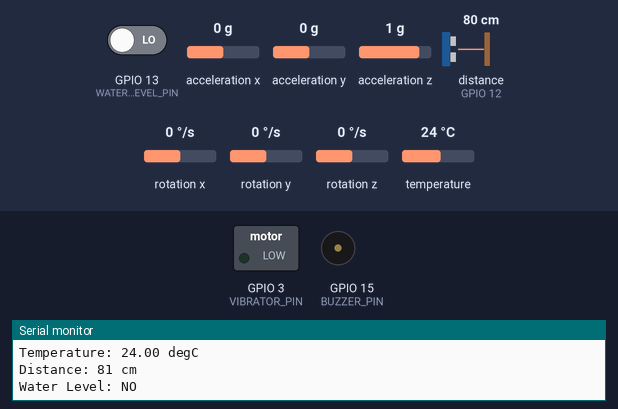
Bench run of a sketch on a simulated ESP8266 (NodeMCU). Shown: switched loads named in the sketch (green lamp = pin HIGH), buzzer (waves = sounding, pin HIGH), the last lines printed to the serial monitor. Dashed ring = blinking. Inputs (shaded band) come from the test bench; at power-on: GPIO 13 (WATER_LEVEL_PIN) LOW, distance to the obstacle (sensor on GPIO 12) 80 cm, acceleration x 0 g, acceleration y 0 g, acceleration z 1 g, rotation x 0 °/s, rotation y 0 °/s, rotation z 0 °/s, temperature 24 °C. The echo pulse lasts 58.3 µs per cm; WiFi joins after 1.5 s; servers stay silent unless stated.

Above: at 3.1 s.
3.2 s: GPIO 13 (WATER_LEVEL_PIN) driven HIGH
At 4.2 s:
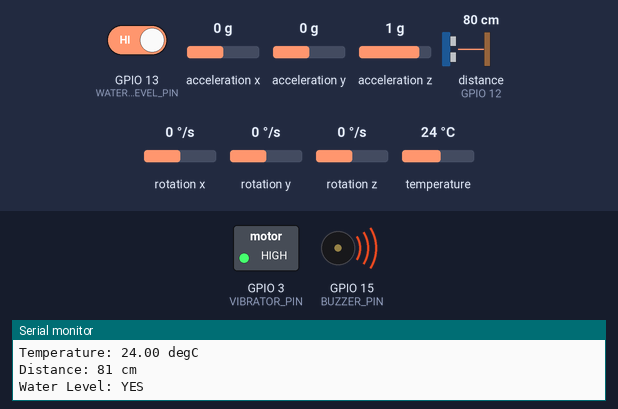
9.4 s: GPIO 13 (WATER_LEVEL_PIN) driven LOW
At 10.3 s:
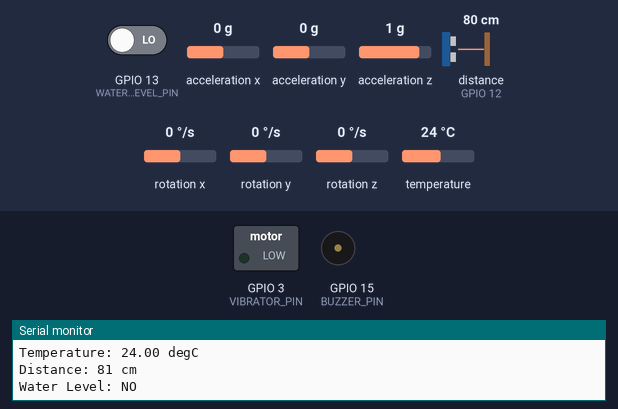
10.9 s: distance to the obstacle (sensor on GPIO 12) set to 31 cm
12.4 s: distance to the obstacle (sensor on GPIO 12) set to 26 cm
At 13.4 s:
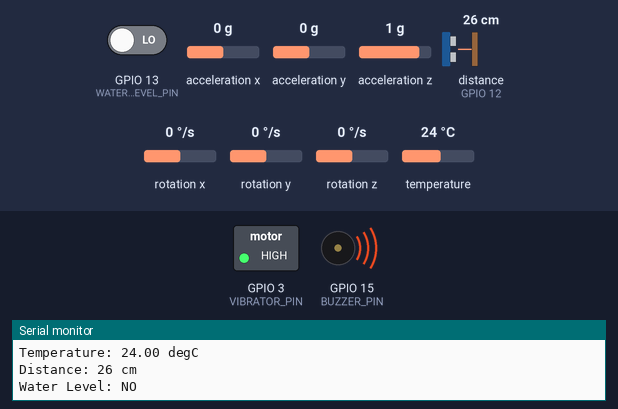
Timing chart, 0 to 15.1 s (numbered marks = the images above; inputs shaded):
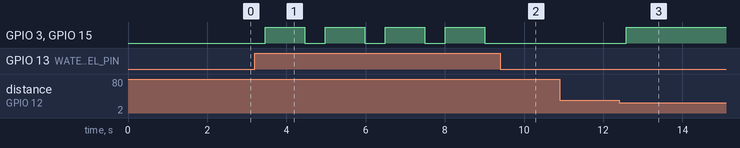

Measured:
- the behaviour switches between 30 and 29 cm on distance to the obstacle (sensor on GPIO 12) (found by bisection; images 2 and 3)
- after the input at 3.2 s, GPIO 3 (VIBRATOR_PIN), GPIO 15 (BUZZER_PIN): alternates HIGH for 1.0 s and LOW for 0.51 s, starting after 0.27 s
- after the input at 9.4 s, GPIO 3 (VIBRATOR_PIN), GPIO 15 (BUZZER_PIN): stays LOW (without the input it goes to HIGH after 0.12 s)
- after the input at 12.4 s, GPIO 3 (VIBRATOR_PIN), GPIO 15 (BUZZER_PIN): LOW → HIGH after 0.19 s

The sketch:

Blind_Stick.ino
```cpp
#define BLYNK_PRINT Serial

#define BLYNK_TEMPLATE_ID "TMPL3JS-G1uKh"
#define BLYNK_TEMPLATE_NAME "Blind Stick"
#define BLYNK_AUTH_TOKEN "emlM1trsbqvDjlaXUysHQSWetDOeFCQE"

#include <ESP8266WiFi.h>
#include <BlynkSimpleEsp8266.h>
#include <NewPing.h>
#include <Adafruit_MPU6050.h>
#include <Adafruit_Sensor.h>
#include <Wire.h>

char ssid[] = "vivoT2x";
char pass[] = "123456789";

#define TRIGGER_PIN 14
#define ECHO_PIN 12
#define MAX_DISTANCE 200

#define WATER_LEVEL_PIN 13
#define BUZZER_PIN 15
#define VIBRATOR_PIN 3

NewPing sonar(TRIGGER_PIN, ECHO_PIN, MAX_DISTANCE);
Adafruit_MPU6050 mpu;

void setup() {
  Serial.begin(115200);
  while (!Serial) delay(10);

  Blynk.begin(BLYNK_AUTH_TOKEN, ssid, pass);

  Serial.println("Ultrasonic Sensor Initialized!");

  Serial.println("Adafruit MPU6050 test!");

  if (!mpu.begin()) {
    Serial.println("Failed to find MPU6050 chip");
    while (1) {
      delay(10);
    }
  }
  Serial.println("MPU6050 Found!");

  mpu.setAccelerometerRange(MPU6050_RANGE_8_G);
  Serial.print("Accelerometer range set to: ");
  switch (mpu.getAccelerometerRange()) {
    case MPU6050_RANGE_2_G:
      Serial.println("+-2G");
      break;
    case MPU6050_RANGE_4_G:
      Serial.println("+-4G");
      break;
    case MPU6050_RANGE_8_G:
      Serial.println("+-8G");
      break;
    case MPU6050_RANGE_16_G:
      Serial.println("+-16G");
      break;
  }
  mpu.setGyroRange(MPU6050_RANGE_500_DEG);
  Serial.print("Gyro range set to: ");
  switch (mpu.getGyroRange()) {
    case MPU6050_RANGE_250_DEG:
      Serial.println("+- 250 deg/s");
      break;
    case MPU6050_RANGE_500_DEG:
      Serial.println("+- 500 deg/s");
      break;
    case MPU6050_RANGE_1000_DEG:
      Serial.println("+- 1000 deg/s");
      break;
    case MPU6050_RANGE_2000_DEG:
      Serial.println("+- 2000 deg/s");
      break;
  }

  mpu.setFilterBandwidth(MPU6050_BAND_5_HZ);
  Serial.print("Filter bandwidth set to: ");
  switch (mpu.getFilterBandwidth()) {
    case MPU6050_BAND_260_HZ:
      Serial.println("260 Hz");
      break;
    case MPU6050_BAND_184_HZ:
      Serial.println("184 Hz");
      break;
    case MPU6050_BAND_94_HZ:
      Serial.println("94 Hz");
      break;
    case MPU6050_BAND_44_HZ:
      Serial.println("44 Hz");
      break;
    case MPU6050_BAND_21_HZ:
      Serial.println("21 Hz");
      break;
    case MPU6050_BAND_10_HZ:
      Serial.println("10 Hz");
      break;
    case MPU6050_BAND_5_HZ:
      Serial.println("5 Hz");
      break;
  }

  Serial.println("");
  delay(100);

  pinMode(WATER_LEVEL_PIN, INPUT);
  pinMode(BUZZER_PIN, OUTPUT);
  pinMode(VIBRATOR_PIN, OUTPUT);

  digitalWrite(BUZZER_PIN, LOW);
  digitalWrite(VIBRATOR_PIN, LOW);

  Serial.println("Water Level Sensor Initialized!");
}

void loop() {
  Blynk.run();

  unsigned int distance = sonar.ping_cm();

  Serial.println("Sensor Readings:");

  sensors_event_t a, g, temp;
  mpu.getEvent(&a, &g, &temp);

  Serial.print("Acceleration - X: ");
  Serial.print(a.acceleration.x);
  Serial.print(" m/s^2, Y: ");
  Serial.print(a.acceleration.y);
  Serial.print(" m/s^2, Z: ");
  Serial.print(a.acceleration.z);
  Serial.println(" m/s^2");

  Serial.print("Temperature: ");
  Serial.print(temp.temperature);
  Serial.println(" degC");

  if (distance == 0) {
    Serial.println("Distance: Error - No echo received!");
    digitalWrite(BUZZER_PIN, LOW);
    digitalWrite(VIBRATOR_PIN, LOW);
  } else if (distance > 0 && distance < 30) {
    Serial.print("Distance: ");
    Serial.print(distance);
    Serial.println(" cm");
    digitalWrite(BUZZER_PIN, HIGH);
    digitalWrite(VIBRATOR_PIN, HIGH);
  } else {
    Serial.print("Distance: ");
    Serial.print(distance);
    Serial.println(" cm");
    digitalWrite(BUZZER_PIN, LOW);
    digitalWrite(VIBRATOR_PIN, LOW);
  }

  int waterLevelState = digitalRead(WATER_LEVEL_PIN);
  if (waterLevelState == HIGH) {
    Serial.println("Water Level: YES");
    digitalWrite(BUZZER_PIN, HIGH);
    digitalWrite(VIBRATOR_PIN, HIGH);
    delay(1000);
    digitalWrite(BUZZER_PIN, LOW);
    digitalWrite(VIBRATOR_PIN, LOW);
    Blynk.logEvent("water_detected");
  } else {
    Serial.println("Water Level: NO");
  }

  if (abs(a.acceleration.x) > 5 || abs(a.acceleration.x) < -5) {
    Blynk.logEvent("fall_detected");
  }

  if (abs(a.acceleration.y) > -5) {
    Blynk.logEvent("fall_detected");
  }

  Serial.println("");

  Blynk.virtualWrite(V1, temp.temperature);
  Blynk.virtualWrite(V0, distance);

  delay(500);
}
```
